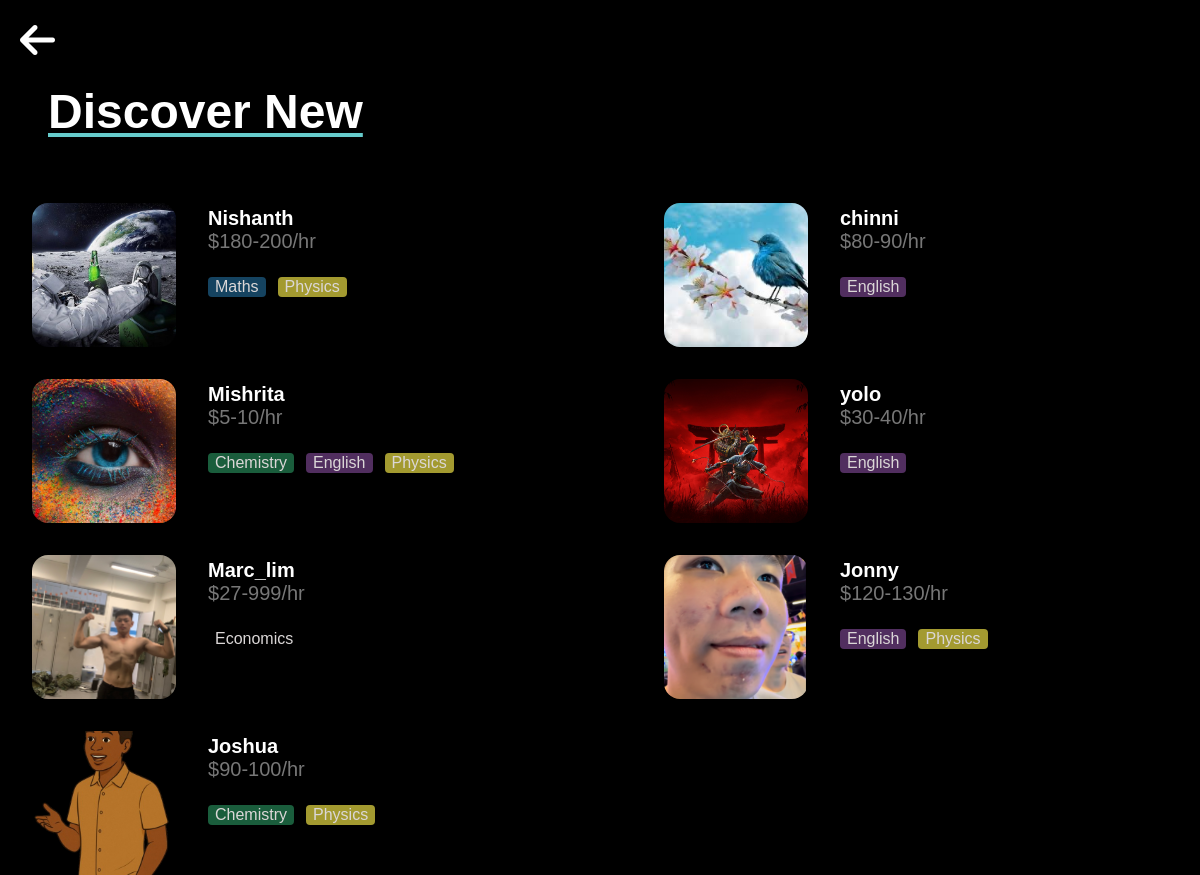
The app's page /tutionmatee/newdiscover, older data.
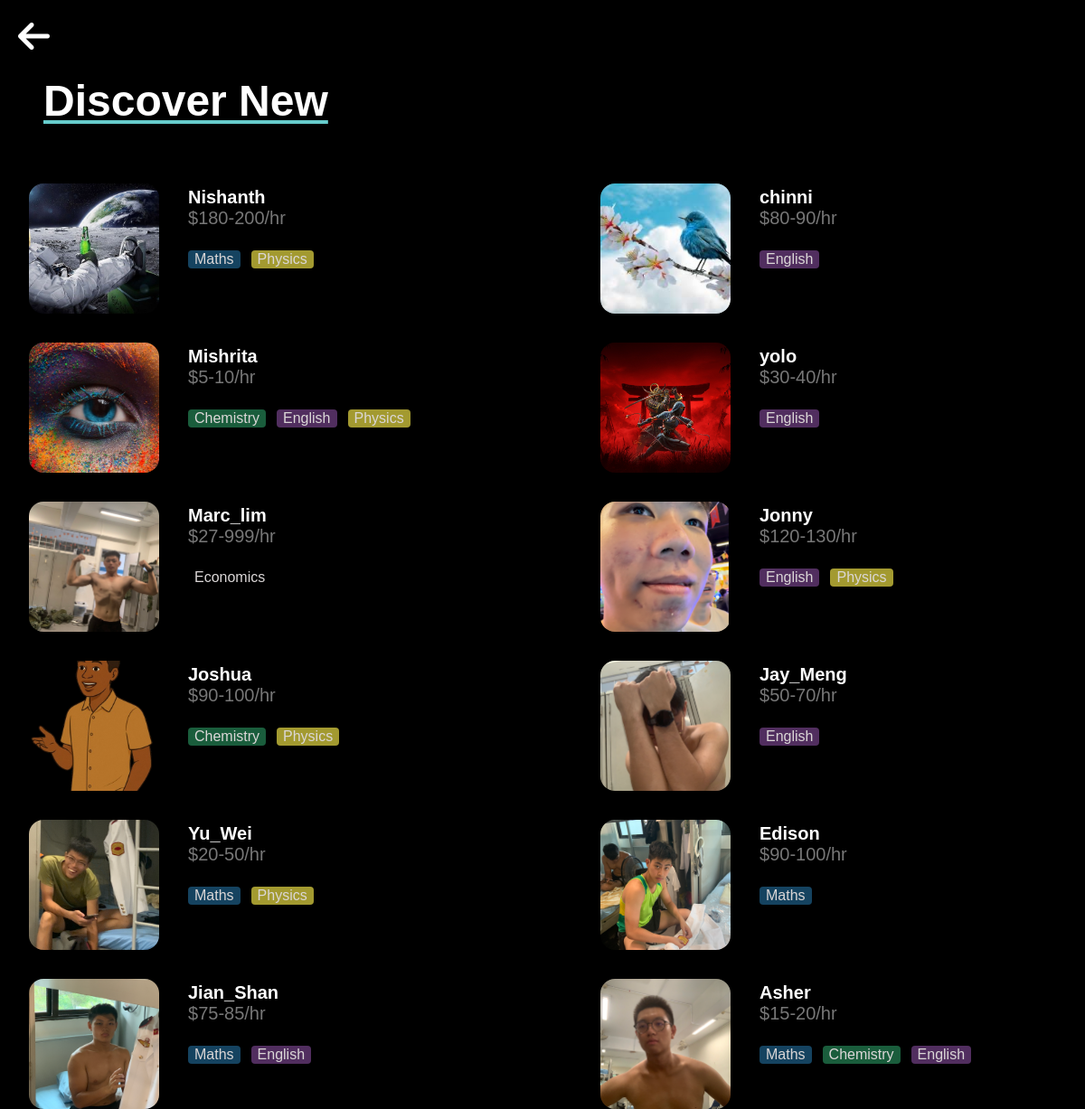
The same page, newer data.
### tutionmatee/models.py (models this page shows, shortened)
class teacher(models.Model):
    user = models.OneToOneField(User, on_delete=models.CASCADE)
    subjects = models.ManyToManyField(subjects, related_name="subjects")
    min_rate = models.BigIntegerField(
        null=True, blank=True,
        validators=[MinValueValidator(0), MaxValueValidator(5000)]  # Min value 0, Max value 5000
    )
    max_rate = models.IntegerField(
        null=True, blank=True,
        validators=[MinValueValidator(0), MaxValueValidator(10000)]  # Min value 0, Max value 10000
    )
    image = models.ImageField(upload_to='images/', blank=True)  # images/ is the subfolder in MEDIA_ROOT
    password = models.CharField(max_length=100, blank=True)
    phone_number = models.CharField(max_length=8, blank=True, null= True)

class subjects(models.Model):
    type = models.CharField(max_length=100)

### tutionmatee/views.py (the view)
# urls.py: path('newdiscover', views.newdiscover, name='newdiscover'),
def newdiscover(request):
    return render(request, 'newdiscover.html',{
        "teachers":teacher.objects.all()
    })

### tutionmatee/templates/newdiscover.html (shortened to what this page needs)
{% load static %}
<!DOCTYPE html>
<html lang="en">
    <head>
        <link rel="stylesheet" href="{% static 'css/homepage.css' %}">
        <link rel="stylesheet" href="https://cdnjs.cloudflare.com/ajax/libs/font-awesome/6.4.0/css/all.min.css">
    </head>
    <body>
        <div>
            <a href="javascript:history.back()" class="absolute top-4 left-4 text-gray-700 text-2xl hover:text-black">
                 <i style="color:white ; font-size: 40px; margin-left: 20px; margin-top: 20px; " class="fas fa-arrow-left"></i>
            </a>
        </div>
        <h1 class="page-title">Discover New</h1>
        <div class="discover-page-grid">
            {% for teacher in teachers %}
            <a href="{% url 'tutionmate:profile' teacher.user.username %}">
            <div class="discoverpage-teacher-card">
                <div class="discover-page-teacher-image"><img src="{{ teacher.image.url }}" alt="{{ teacher.name }}"></div>
                <div class="dicover-page-teacher-info">
                    <p id="teacher_name">{{ teacher.user.username }}</p>
                    <p id="teacher_rate">${{ teacher.min_rate }}-{{ teacher.max_rate }}/hr</p>
                    <div class="subjects">
                        {% for subject in teacher.subjects.all %}
                          <p class="subject {{subject.type}}">{{subject.type}}</p>
                        {% endfor %}
                    </div>
                </div>
            </div>
            </a>
            {% endfor %}
        </div>
    </body>
</html>

### tutionmatee/static/css/homepage.css (style rules this page uses)
* { margin: 0; padding: 0; box-sizing: border-box; background-color: black; font-family: Arial, sans-serif }
a { color: inherit; text-decoration: inherit; font: inherit; }
:root { --font-size-sm: 0.875rem; --font-size-md: 1rem; --font-size-lg: 1.25rem; --font-size-xl: 1.5rem; --space-1: 0.25rem; --space-2: 0.5rem; --space-3: 0.75rem; --space-4: 1rem; --space-5: 1.5rem; --space-6: 2rem; --space-7: 3rem; --space-8: 4rem; --gradient-bg: linear-gradient(45deg, #222, #333); --color-pri: white; --color-sec: #aaa }
h1 { color: white; font: arial; }
p { color:#777; font: arial; font-size: 1.25rem; }
#teacher_name { color: white; margin-top: var(--space-1); font-weight: bolder; }
.subjects { display: flex; margin-top: var(--space-4); flex-wrap: wrap; }
.subject { color: rgb(219, 215, 215); font-size: medium; margin-right: var(--space-3); padding: 1px 7px; border-radius: var(--space-1); margin-top: var(--space-2); }
.Maths { background-color: #154360; }
.Chemistry { background-color: #1A5D3C; }
.Physics { background-color: #a39a30; }
.English { background-color: #512E5F; }
.page-title { font-size: 3rem; text-decoration: underline; text-decoration-color: #66cccc; text-underline-offset: 5px; margin-left: var(--space-7); margin-top: var(--space-5); padding-bottom: var(--space-8); }
.discoverpage-teacher-card { display: flex; margin-left: var(--space-6); min-width: 500px; }
.discover-page-teacher-image { height: 18vh; width: 18vh; overflow: hidden; margin-right: var(--space-6); flex-shrink: 0; }
.discover-page-teacher-image img { object-fit: cover; height:100%; width: 100%; border-radius: 1rem; }
.discover-page-grid { display: grid; grid-template-columns: repeat(auto-fit, minmax(400px, 1fr)); row-gap: 2rem; column-gap: 4rem; align-items: center; justify-content: center; }

Row changes from the older to the newer data that the page shows:
added teacher: image (picture), user.username "Jay_Meng", min_rate "50", max_rate "70", subjects (type "English")
added teacher: image (picture), user.username "Yu_Wei", min_rate "20", max_rate "50", subjects (type "Maths"), subjects (type "Physics")
added teacher: image (picture), user.username "Edison", min_rate "90", max_rate "100", subjects (type "Maths")
added teacher: image (picture), user.username "Jian_Shan", min_rate "75", max_rate "85", subjects (type "Maths"), subjects (type "English")
added teacher: image (picture), user.username "Asher", min_rate "15", max_rate "20", subjects (type "Maths"), subjects (type "Chemistry"), subjects (type "English")
